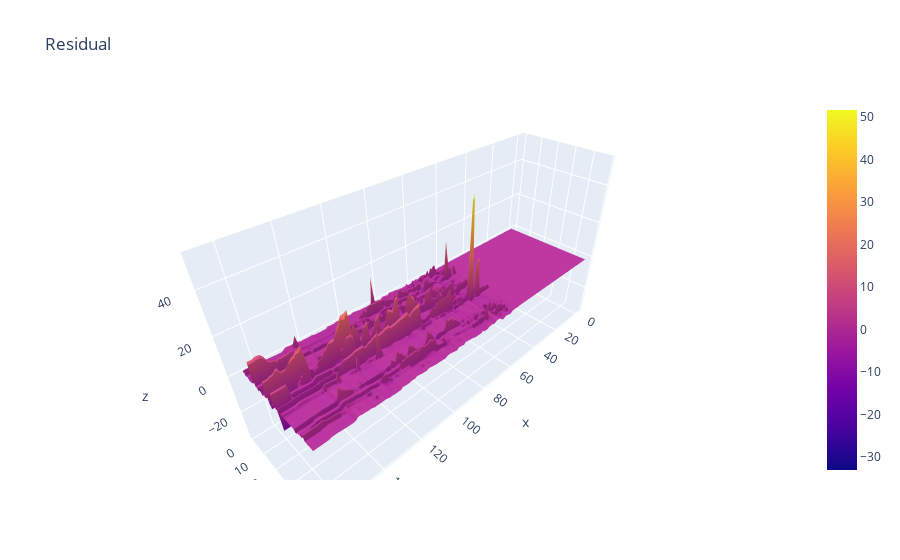

Notebook source saved alongside this figure:
### Code cell
residualnumbers = coviddeathsdata - approx_uptorank3
fig = go.Figure(data=[go.Surface(z=residualnumbers)])
fig.update_layout(title='Residual',autosize=True)
fig.show()

### Figure 1 — Plotly figure (JSON) as saved in the notebook; plotly's stock layout.template omitted (floating-point values rounded to 4 significant figures; data arrays with more than 128 entries replaced by an {"elided": "..."} marker saying what was removed)
{"data": [{"type": "surface", "z": {"elided": "50x166 float values"}}], "layout": {"autosize": true, "title": {"text": "Residual"}}}
